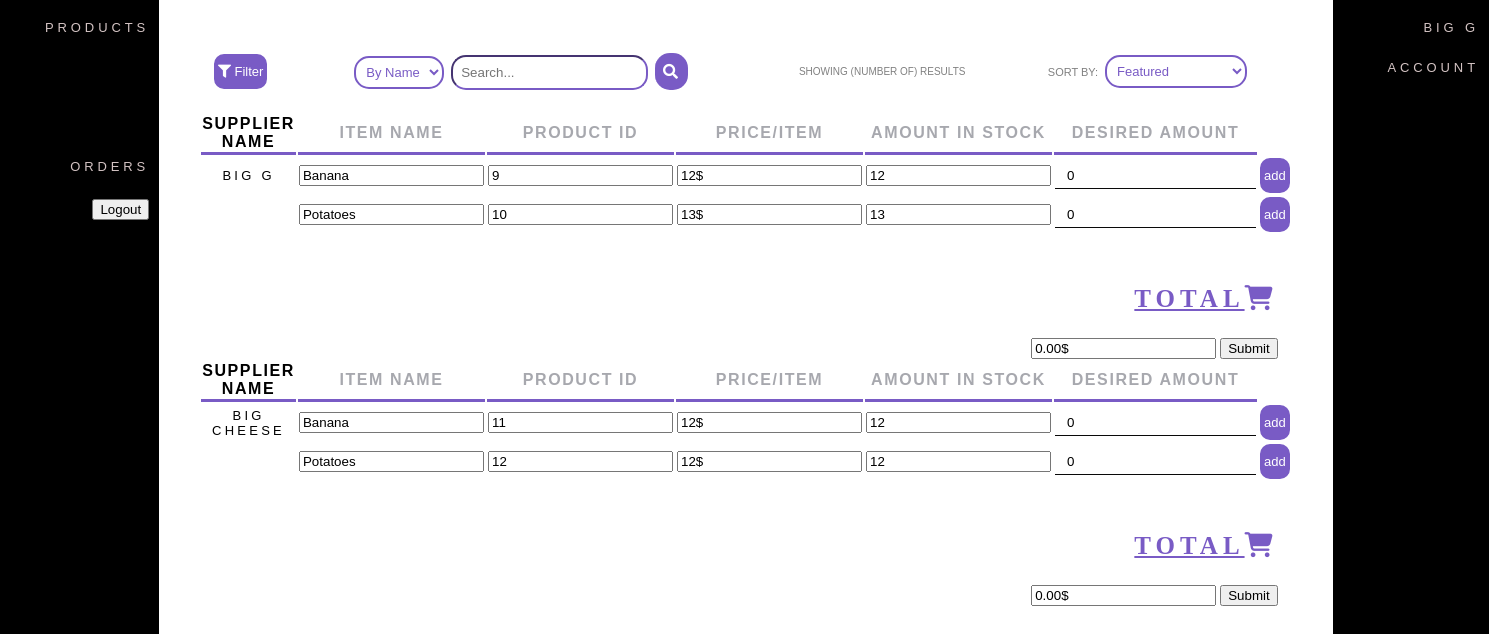
/Pages/index.php (signed in), run on the app's committed database.
### tables this page shows
CREATE TABLE `suppliers` (
  `supplier_id` int(50) NOT NULL,
  `company_name` varchar(20) NOT NULL,
  `email_address` varchar(20) NOT NULL,
  `pass_word` varchar(20) NOT NULL,
  `company_address` varchar(128) NOT NULL,
  `phone_number` varchar(13) DEFAULT NULL
);

CREATE TABLE `products` (
  `product_id` int(100) NOT NULL,
  `product_name` varchar(20) NOT NULL,
  `price` int(255) NOT NULL,
  `quantity` int(255) NOT NULL,
  `detail` varchar(10000) DEFAULT NULL,
  `supplier_id` int(100) NOT NULL
);

### Pages/client_display_products.php (the view, shortened to what this page needs)
<?php
    include_once 'includes/dbConfig.inc.php';
    $sql1 = "SELECT supplier_id, company_name FROM suppliers";
    $supplierResult = mysqli_query($conn, $sql1);
    $resultCheck1 = mysqli_num_rows($supplierResult);
    if ($resultCheck1 > 0) :
        $table_number = 0;
        while ($row1 = mysqli_fetch_assoc($supplierResult)) :
            $supplierID = $row1["supplier_id"];
            $company_name = $row1["company_name"];
            $current_company_name = $company_name . "";
            $sql2 = "SELECT * FROM products WHERE supplier_id='$supplierID';";
            $productResult = mysqli_query($conn, $sql2);
            $resultCheck2 = mysqli_num_rows($productResult);
            if ($resultCheck2 > 0) :
                ?>
                    <form method="post" action="includes/Order_total.inc.php">
                    <table class="itemTable<?php echo $table_number?>">
                    <tr>
                        <th id = "supplier" >Supplier Name</th>
                        <th>Item Name</th>
                        <th>Product ID</th>
                        <th>Price/Item</th>
                        <th>Amount in Stock</th>
                        <th>Desired Amount</th>
                    </tr>
                <?php
                $count = 0;
                while ($row2 = mysqli_fetch_assoc($productResult)) :
                    if ($count > 0) {
                        $company_name = "";
                    }
                    $product_name = $row2["product_name"];
                    $productID = $row2["product_id"];
                    $price = $row2["price"];
                    $quantity = $row2["quantity"];
                    ?>
                    <tr>
                        <td >
                            <input id = "<?php ($company_name != "") ? print 'supplier' . $table_number :  '' ?>"type="hidden" name="company_name[]" value="<?php echo $current_company_name ?>" readonly><?php echo $company_name ?>
                        </td>
                        <td >
                            <input id = "product" type="text" name="product_name[]" value="<?php echo $product_name ?>" readonly>
                        </td>
                        <td>
                            <input type="text" name="product_id[]" value="<?php echo $productID ?>" readonly>
                        </td>
                        <td >
                            <input class="price" type="text" name="product_price[]" value="<?php echo $price ?>$" readonly>
                        </td>
                        <td>
                            <input type="text" name="product_quantity_available[]" value="<?php echo $quantity ?>" readonly>
                        </td>
                        <td>
                            <input type="number" name="order_quantity[]" id="quantity" value="0" class ="add">
                        </td>
                        <td><button type="button" class="filterBtn">add</button></td>
                    </tr>
                    <?php
                    $count++;
                endwhile;
            endif;
            ?>
            </table>
            <div class="total-section row">
                    <header class="cart-header">Total<i class="fa-solid fa-cart-shopping"></i></header>
                    <input name = "total<?php echo $table_number?>" class="cart-total<?php echo $table_number?>" value = "0.00$" readonly></input>
                    <button class ="submitBtn" type="submit" name="order_submit">Submit</button>
                </div>
            </form>
        <?php
        $table_number++;
        endwhile;
    endif;

### Pages/styles.css (style rules this page uses)
* { margin: 0; }
body { background-color: rgb(255, 255, 255); }
table { width: 100%; text-align: center; font-family: Arial; }
table th { letter-spacing: 0.1em; height: 30px; border-radius: 0px; border-bottom: 3px solid #795bc5; color: rgb(167, 168, 174); }
table td { height: 15px; text-align: center; font-family: Arial; font-size: small; letter-spacing: 0.25em; }
#supplier { color: rgb(0, 0, 0); }
.add { background-color: rgb(255, 255, 255); padding: 5px 12px; border: none; letter-spacing: 0.1em; border-bottom: 1px solid rgb(9, 9, 9); }
.filterBtn { background-color: #795bc5; color: white; border: 2px solid #795bc5; transition-duration: 0.5s; border-radius: 10px; padding: 8px 2px; font-size: 13px; cursor: pointer; }
.total-section { margin-top: 50px; margin-right:15px; }
.cart-header { letter-spacing: 5px; text-decoration-line:underline; padding-bottom:25px; font-weight: bold; font-size: 25px; color: #795bc5; }

### data on the page
products: supplier.company_name "BIG G", product_name "Banana", product_id "9", price "12$", quantity "12"
products: product_name "Potatoes", product_id "10", price "13$", quantity "13"
products: supplier.company_name "BIG CHEESE", product_name "Banana", product_id "11", price "12$", quantity "12"
products: product_name "Potatoes", product_id "12", price "12$", quantity "12"

### other printed values
$_SESSION['company_name'] "BIG G"
